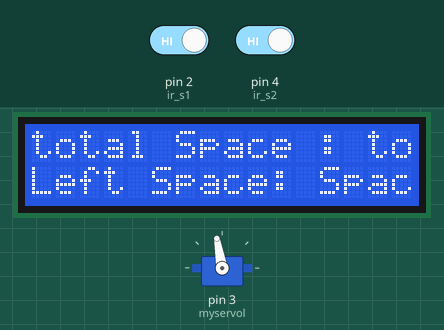
Recording of a sketch running on a simulated Arduino Uno, built with avr-gcc and run on an emulated ATmega328P. Shown: servo, 16×2 character LCD. Inputs (shaded band) come from the test bench; at power-on: pin 2 (ir_s1) HIGH, pin 4 (ir_s2) HIGH.

Above: at 3.2 s.
3.3 s: pin 2 (ir_s1) driven LOW
At 3.7 s:
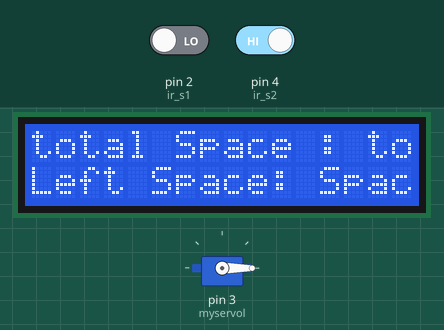
4.8 s: pin 4 (ir_s2) driven LOW
At 6.7 s:
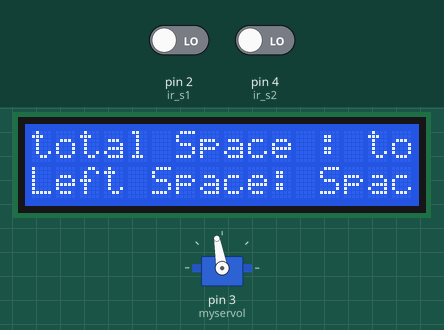
Timing chart, 0 to 8.2 s (numbered marks = the images above; inputs shaded):
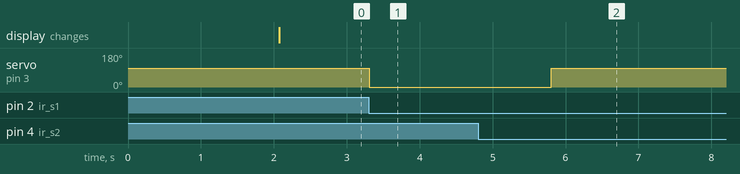

The sketch:

parking.ino
```cpp
#include <LiquidCrystal.h>// initialize the library
LiquidCrystal lcd(A0, A1, A2, A3, A4, A5);
#include <Servo.h> //includes the servo library

Servo myservol;

int ir_s1 = 2;
int ir_s2 = 4;
int Space;
int total = 3;

int flag1 = 0;
int flag2 = 0;

void setup() {
pinMode(ir_s1, INPUT);
pinMode(ir_s2, INPUT);

myservol.attach(3);
myservol.write(100);

lcd.begin(16, 2);

lcd.setCursor (0,0);
lcd.print(" Car Parking ");
lcd. setCursor (0,1);
lcd.print(" System ");
delay (2000);

lcd. clear();

Space = total;
}
void loop(){

if(digitalRead (ir_s1) == LOW && flag1==0){
if(Space>0)
{
flag1=1;
if(flag2==0){myservol.write(0); Space = Space-1;}
}
else{

lcd.setCursor(0,0);
lcd.print(" Sorry no Space ");
lcd.setCursor(2,1);
lcd.print(" Available");
delay(1000);
lcd. clear();

}

}

if(digitalRead (ir_s2) == LOW && flag2==0){flag2=1;
if(flag1==0){myservol.write(0); Space = Space+1;}
}

if(flag1==1 && flag2==1){
delay (1000);
myservol.write(100);
flag1=0, flag2-0;

}

lcd.setCursor(0,0);
lcd.print("total Space : ");
lcd.print("total");

lcd.setCursor (0,1);
lcd.print("Left Space: ");
lcd.print("Space");

}
```

Measured:
- after the input at 3.3 s, servo on pin 3 (myservol): 100° → 0° at once
- after the input at 4.8 s, servo on pin 3 (myservol): 0° → 100° after 1.0 s
